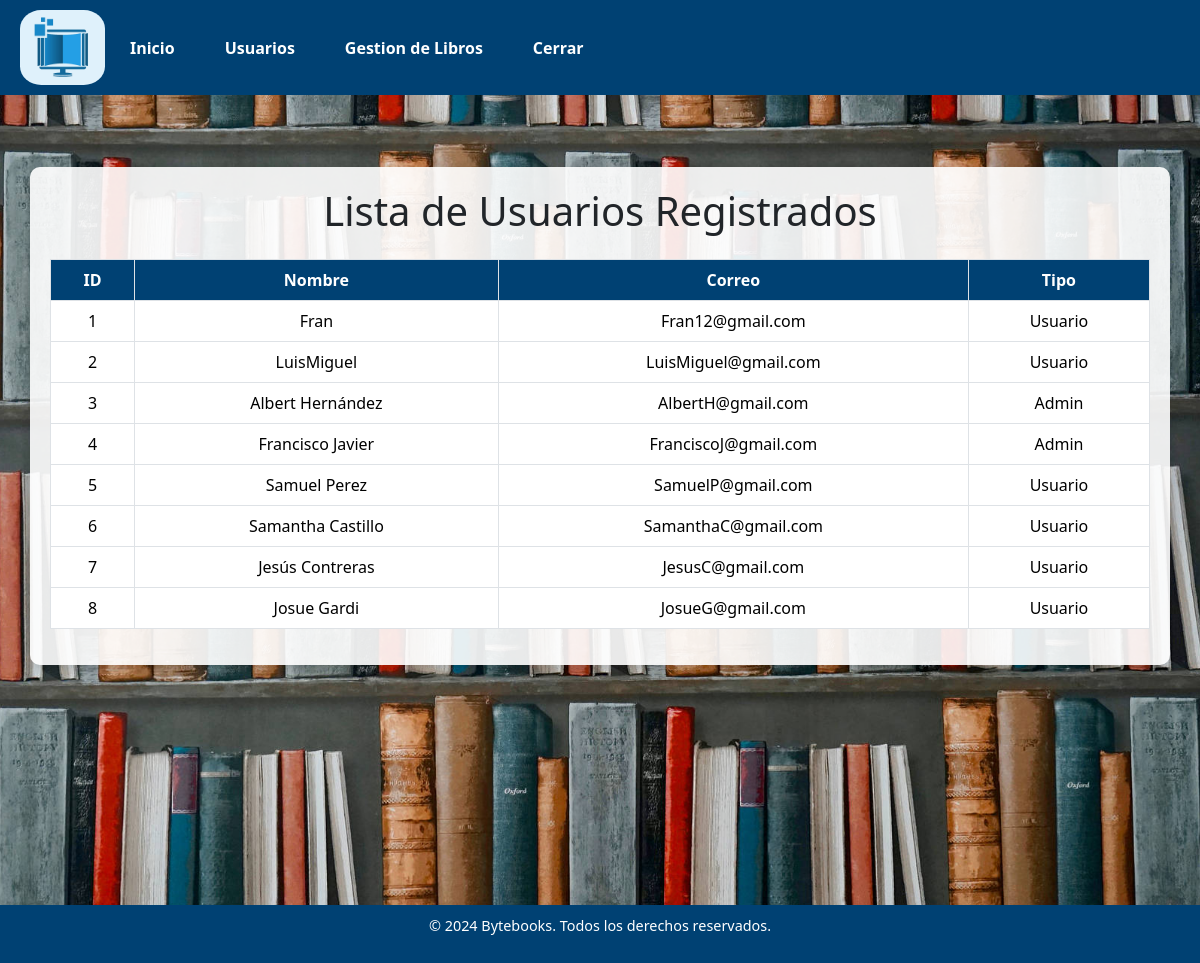
Screenshot of /admin/users (signed in) with the database file from the repository.
### models.py (models this page shows, shortened)
class Usuario(db.Model):
    __tablename__ = 'usuario'
    id = db.Column(db.Integer, primary_key=True)  # ID único
    nombre = db.Column(db.String(80), nullable=False)  # Nombre del usuario
    correo = db.Column(db.String(120), unique=True, nullable=False)  # Correo único
    password = db.Column(db.String(120), nullable=False)  # Contraseña
    is_admin = db.Column(db.Boolean, default=False)  # Indicador si es administrador o no

### routes/admin_routes.py (the view)
@admin_bp.route('/users')
@admin_required
def users():
    usuarios = Usuario.query.all()
    return render_template('users.html', usuarios=usuarios)

### routes/admin_routes.py (called while the page is built)
def admin_required(f):
    @wraps(f)
    def decorated_function(*args, **kwargs):
        if 'user_id' not in session:
            return redirect(url_for('byte.login'))  # Redirige al login si no está autenticado
        user = Usuario.query.get(session['user_id'])
        if not user or not user.is_admin:
            return redirect(url_for('user.index'))
        return f(*args, **kwargs)
    return decorated_function

### templates/admin/users.html (shortened to what this page needs)
<!DOCTYPE html>
<html lang="es">
<head>
    <link href="https://cdn.jsdelivr.net/npm/bootstrap@5.3.2/dist/css/bootstrap.min.css" rel="stylesheet">
</head>
<body>
    {% include 'admin/Cabecera.html' %}
    <br>
    <br>
    <div class="container my-4 table-container">
        <h1 class="text-center mb-4">Lista de Usuarios Registrados</h1>
        <div class="table-responsive">
            <table class="table table-bordered">
                <thead>
                    <tr>
                        <th>ID</th>
                        <th>Nombre</th>
                        <th>Correo</th>
                        <th>Tipo</th>
                    </tr>
                </thead>
                <tbody>
                    {% for usuario in usuarios %}
                    <tr>
                        <td>{{ usuario.id }}</td>
                        <td>{{ usuario.nombre }}</td>
                        <td>{{ usuario.correo }}</td>
                        <td>
                            {% if usuario.is_admin %}
                                Admin
                            {% else %}
                                Usuario
                            {% endif %}
                        </td>
                    </tr>
                    {% else %}
                    <tr>
                        <td colspan="3">No hay usuarios registrados.</td>
                    </tr>
                    {% endfor %}
                </tbody>
            </table>
        </div>
    </div>
    <br>
    <br>
    <br>
    <br>
    <br>
    <br>
    <br>
    <br>
    <br>
    {% include 'admin/Pie.html' %}
</body>
</html>

### templates/admin/users.html (style rules this page uses)
body { height: 100%; margin: 0; background-image: url('/static/images/Fondo.jpg'); background-size: cover; background-repeat: no-repeat; background-attachment: fixed; background-position: center; }
.table-container { margin-top: 30px; background-color: rgba(255, 255, 255, 0.9); padding: 20px; border-radius: 10px; box-shadow: 0 4px 15px rgba(0, 0, 0, 0.2); }
.table th, .table td { vertical-align: middle; text-align: center; }
.table th { background-color: #004173; color: white; }

### rows the page displays
Usuario: id "1", nombre "Fran", correo "Fran12@gmail.com", is_admin "Usuario"
Usuario: id "2", nombre "LuisMiguel", correo "LuisMiguel@gmail.com", is_admin "Usuario"
Usuario: id "3", nombre "Albert Hernández", correo "AlbertH@gmail.com", is_admin "Admin"
Usuario: id "4", nombre "Francisco Javier", correo "FranciscoJ@gmail.com", is_admin "Admin"
Usuario: id "5", nombre "Samuel Perez", correo "SamuelP@gmail.com", is_admin "Usuario"
Usuario: id "6", nombre "Samantha Castillo", correo "SamanthaC@gmail.com", is_admin "Usuario"
Usuario: id "7", nombre "Jesús Contreras", correo "JesusC@gmail.com", is_admin "Usuario"
Usuario: id "8", nombre "Josue Gardi", correo "JosueG@gmail.com", is_admin "Usuario"
